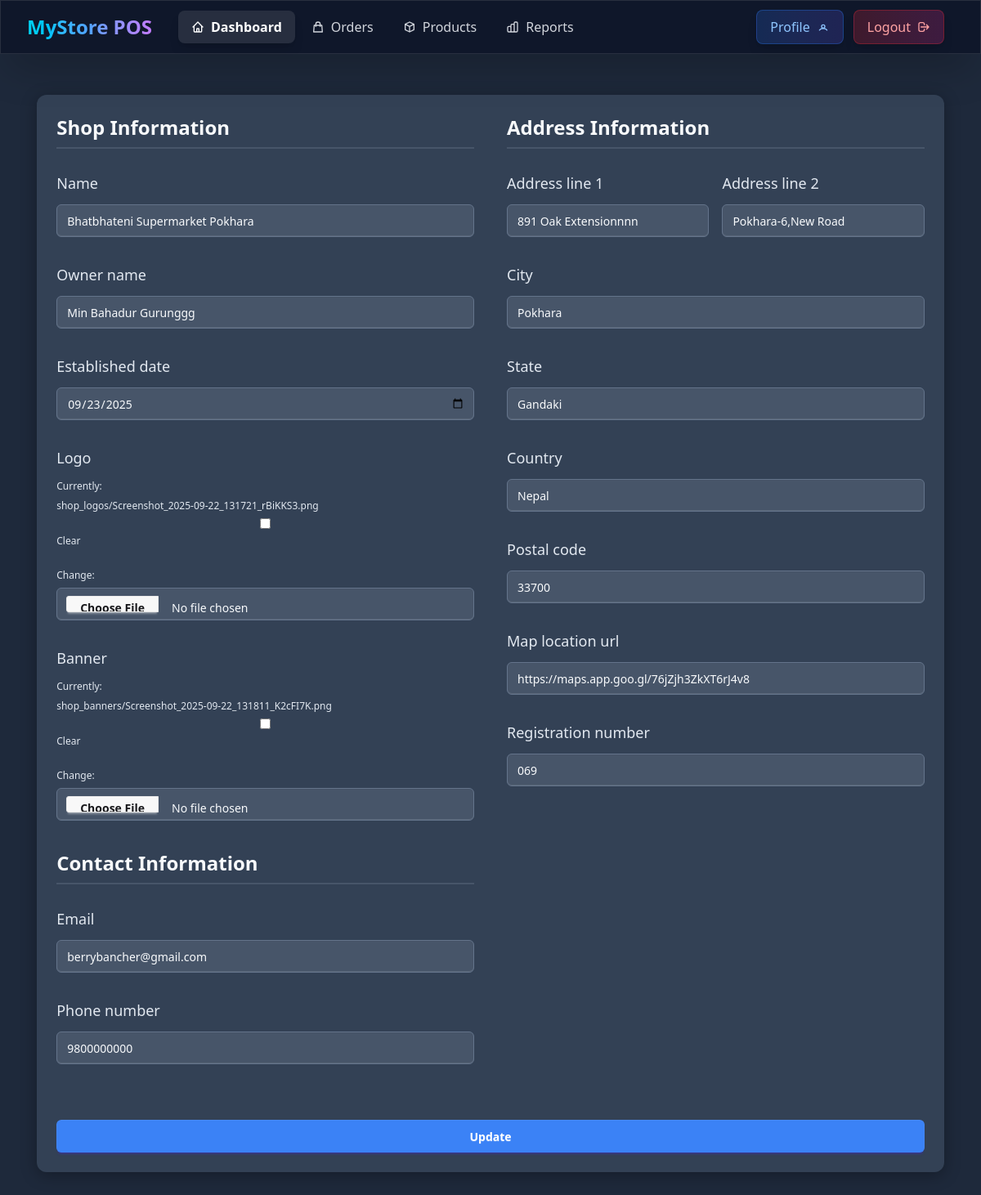
/shop/update/ (signed in), run on the app's committed database.
### shop/models.py (models this page shows, shortened)
class Shop(models.Model):
    admin_user = models.OneToOneField("accounts.CustomUser", on_delete=models.CASCADE, related_name='shop')
    name = models.CharField(max_length=255)
    code=models.CharField(max_length=10, unique=True, blank=True, null=True)
    slug = models.SlugField(unique=True,blank=True, null=True)
    owner_name = models.CharField(max_length=255)
    email = models.EmailField(blank=True, null=True)
    phone_number = models.CharField(max_length=20)
    address_line_1 = models.CharField(max_length=255)
    address_line_2 = models.CharField(max_length=255)
    city=models.CharField(max_length=50)
    state=models.CharField(max_length=50)
    country=models.CharField(max_length=50)
    postal_code=models.CharField(max_length=50)
    map_location_url=models.URLField(blank=True, null=True)
    registration_number = models.CharField(max_length=100, blank=True, null=True)
    logo = models.ImageField(upload_to="shop_logos/", blank=True, null=True)
    banner = models.ImageField(upload_to="shop_banners/", blank=True, null=True)
    is_active = models.BooleanField(default=True)
    created_at = models.DateTimeField(auto_now_add=True)
    updated_at = models.DateTimeField(auto_now=True)
    established_date = models.DateField(blank=True, null=True)

### shop/views.py (the view)
# urls.py: path("update/", views.shop_update, name="shop_update"),
@login_required
def shop_update(request):
    shop_instance = request.user.shop
    if request.method == "POST":
        form = ShopForm(request.POST, request.FILES, instance=shop_instance, request=request)
        if form.is_valid():
            form.save()
            messages.success(request, "Shop updated successfully!")
            return redirect("shop:shop_profile")
        else:
            messages.error(request, "Please correct the errors below.")
    else:
        form = ShopForm(instance=shop_instance, request=request)
    from_submission_url = reverse_lazy("shop:shop_update")
    context = {
        "form": form,
        "form_submission_url": from_submission_url
    }
    return render(request, "shop/update-shop-info.html", context)

### shop/forms.py (shortened to what this page needs)
class ShopForm(forms.ModelForm):
    class Meta:
        model = Shop
        exclude = ["admin_user", "slug", "is_active", "updated_at"]
        widgets = {
            "established_date": forms.DateInput(attrs={"type": "date"}),
        }
    def __init__(self, *args, **kwargs):
        self.request = kwargs.pop("request") if "request" in kwargs else None
        super().__init__(*args, **kwargs)

### common/templatetags/form_extras.py (called while the page is built)
@register.filter
def add_class(field, css_class):
    if not isinstance(field, BoundField):
        return field
    existing_classes = field.field.widget.attrs.get("class", "")
    if existing_classes:
        new_classes = f"{existing_classes} {css_class}"
    else:
        new_classes = css_class
    field_copy = field
    field_copy.field.widget.attrs["class"] = new_classes
    return field_copy

### shop/templates/shop/update-shop-info.html (shortened to what this page needs)
{% extends "base.html" %}
{% block content %}
{% include "shop/registration-form.html" with form=form %}
{% endblock content %}

### shop/templates/shop/registration-form.html (shortened to what this page needs)
{% load form_extras %}
<main class="flex flex-col items-center justify-center min-h-screen w-full p-4">
    <form action="{{form_submission_url}}" method="post" enctype="multipart/form-data">
        <div class="grid grid-cols-1 lg:grid-cols-2 gap-10">
            <div>
                <h1 class="text-2xl font-bold mb-2">Shop Information</h1>
                <fieldset class="fieldset">
                    <label class="label text-lg" for="{{ form.name.id_for_label }}">{{form.name.label}}</label>
                    {{ form.name|add_class:"input" }}
                </fieldset>
                <fieldset class="fieldset">
                    <label class="label text-lg" for="{{ form.owner_name.id_for_label }}">{{form.owner_name.label}}</label>
                    {{ form.owner_name|add_class:"input" }}
                </fieldset>
                <fieldset class="fieldset">
                    <label class="label text-lg" for="{{ form.established_date.id_for_label }}">{{form.established_date.label}}</label>
                    {{ form.established_date|add_class:"input" }}
                </fieldset>
                <fieldset class="fieldset">
                    <label class="label text-lg" for="{{ form.logo.id_for_label }}">{{form.logo.label}}</label>
                    {{ form.logo|add_class:"file-input" }}
                </fieldset>
                <fieldset class="fieldset">
                    <label class="label text-lg" for="{{ form.banner.id_for_label }}">{{form.banner.label}}</label>
                    {{ form.banner|add_class:"file-input" }}
                </fieldset>
                <h1 class="text-2xl font-bold mb-2 mt-6">Contact Information</h1>
                <fieldset class="fieldset">
                    <label class="label text-lg" for="{{ form.email.id_for_label }}">{{form.email.label}}</label>
                    {{ form.email|add_class:"input" }}
                </fieldset>
                <fieldset class="fieldset">
                    <label class="label text-lg" for="{{ form.phone_number.id_for_label }}">{{form.phone_number.label}}</label>
                    {{ form.phone_number|add_class:"input" }}
                </fieldset>
            </div>
            <div>
                <h1 class="text-2xl font-bold mb-2">Address Information</h1>
                <div class="grid grid-cols-1 md:grid-cols-2 gap-4">
                    <fieldset class="fieldset">
                        <label class="label text-lg" for="{{ form.address_line_1.id_for_label }}">{{form.address_line_1.label}}</label>
                        {{ form.address_line_1|add_class:"input" }}
                    </fieldset>
                    <fieldset class="fieldset">
                        <label class="label text-lg" for="{{ form.address_line_2.id_for_label }}">{{form.address_line_2.label}}</label>
                        {{ form.address_line_2|add_class:"input" }}
                    </fieldset>
                </div>
                <fieldset class="fieldset">
                    <label class="label text-lg" for="{{ form.city.id_for_label }}">{{form.city.label}}</label>
                    {{ form.city|add_class:"input" }}
                </fieldset>
                <fieldset class="fieldset">
                    <label class="label text-lg" for="{{ form.state.id_for_label }}">{{form.state.label}}</label>
                    {{ form.state|add_class:"input" }}
                </fieldset>
                <fieldset class="fieldset">
                    <label class="label text-lg" for="{{ form.country.id_for_label }}">{{form.country.label}}</label>
                    {{ form.country|add_class:"input" }}
                </fieldset>
                <fieldset class="fieldset">
                    <label class="label text-lg" for="{{ form.postal_code.id_for_label }}">{{form.postal_code.label}}</label>
                    {{ form.postal_code|add_class:"input" }}
                </fieldset>
                <fieldset class="fieldset">
                    <label class="label text-lg" for="{{ form.map_location_url.id_for_label }}">{{form.map_location_url.label}}</label>
                    {{ form.map_location_url|add_class:"input" }}
                </fieldset>
                <fieldset class="fieldset">
                    <label class="label text-lg" for="{{ form.registration_number.id_for_label }}">{{form.registration_number.label}}</label>
                    {{ form.registration_number|add_class:"input" }}
                </fieldset>
            </div>
        </div>
        <button type="submit" class="btn btn-primary w-full mt-10">
            {% if 'update' in form_submission_url %}
                Update
            {% else %}
                Register
            {% endif %}
        </button>
    </form>
</main>

### shop/templates/shop/registration-form.html (style rules this page uses)
body { background-color: #1e293b; color: #e2e8f0; font-family: system-ui, -apple-system, sans-serif; padding-top: 80px; }
main { min-height: 100vh; background-color: #1e293b; position: relative; z-index: 1; }
form { background-color: #334155 !important; border-radius: 12px !important; box-shadow: 0 4px 20px rgba(0, 0, 0, 0.3) !important; max-width: 1200px !important; width: 95% !important; margin: 20px auto !important; padding: 24px !important; }
h1 { color: #f8fafc !important; border-bottom: 2px solid #475569; padding-bottom: 8px !important; margin-bottom: 24px !important; }
.label { color: #e2e8f0 !important; margin-bottom: 6px !important; font-weight: 500 !important; }
.input, .file-input { background-color: #475569 !important; border: 1px solid #64748b !important; color: #f8fafc !important; border-radius: 6px !important; padding: 10px 12px !important; width: 100% !important; margin-bottom: 8px !important; }
.btn { background-color: #3b82f6 !important; color: white !important; border: none !important; padding: 12px 24px !important; border-radius: 6px !important; font-weight: 600 !important; cursor: pointer; transition: background-color 0.2s !important; }
.fieldset { margin-bottom: 16px !important; }

### data on the page
Shop: name "Bhatbhateni Supermarket Pokhara", owner_name "Min Bahadur Gurunggg", established_date "09/23/2025", email "berrybancher@gmail.com", phone_number "9800000000", address_line_1 "891 Oak Extensionnnn", address_line_2 "Pokhara-6,New Road", city "Pokhara", state "Gandaki", country "Nepal", postal_code "33700", map_location_url "https://maps.app.goo.gl/76jZjh3ZkXT6rJ4v8", registration_number "069"
